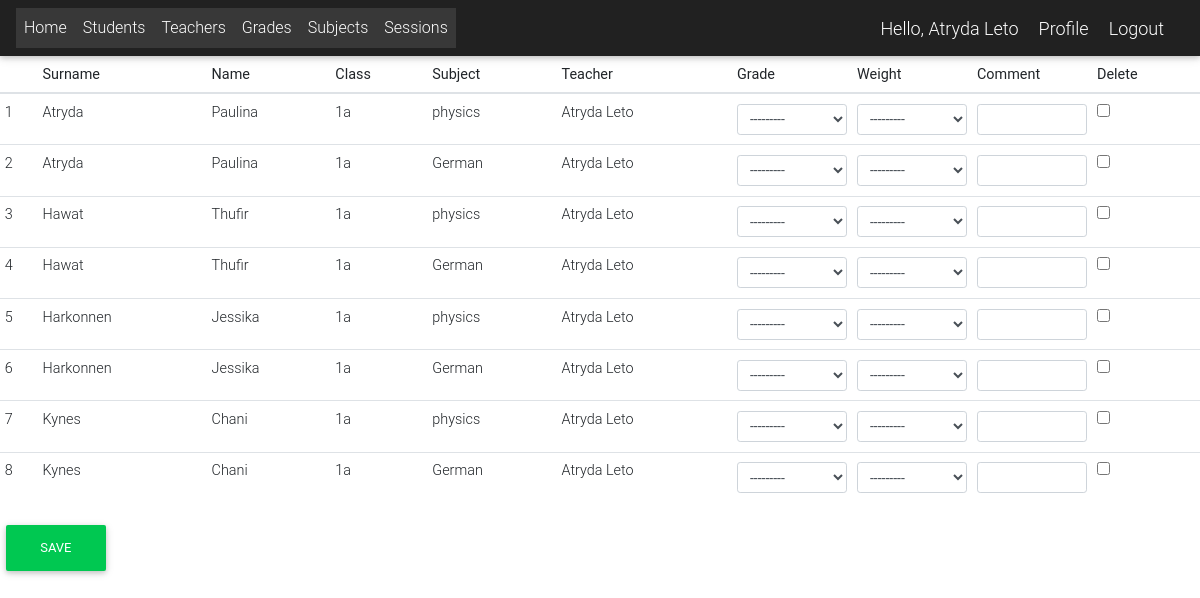
The page /edit_grade/ (signed in) on the database as committed earlier.
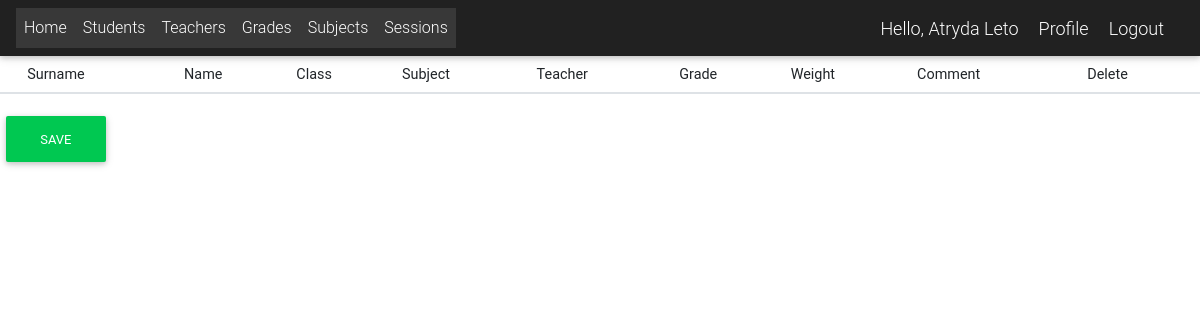
The same page on the database as committed later.
### app/models.py (models this page shows, shortened)
class Grade(models.Model):
    student = models.ForeignKey(Student, on_delete=models.SET_NULL, null=True)
    teacher = models.ForeignKey(Teacher, on_delete=models.SET_NULL, null=True)
    subject = models.ForeignKey(Subject, on_delete=models.SET_NULL, null=True)
    date = models.DateField(blank=True, null=True)
    grade = models.CharField(choices=GRADE, max_length=1, blank=True)
    weight = models.CharField(choices=WEIGHT, max_length=1, blank=True)
    comment = models.CharField(max_length=200, blank=True)

class Student(models.Model):
    user = models.OneToOneField(User, on_delete=models.CASCADE)
    id_number = models.CharField(max_length=20, unique=True)
    students_class = models.CharField(choices=BRANCH, max_length=1, blank=True, null=True)
    year = models.CharField(choices=YEAR, max_length=1, blank=True, null=True)

class User(AbstractUser):
    is_student = models.BooleanField(default=False)
    is_teacher = models.BooleanField(default=False)
    is_director = models.BooleanField(default=False)
    phone = models.CharField(max_length=60, blank=True, null=True)
    address = models.CharField(max_length=60, blank=True, null=True)
    email = models.EmailField(blank=True, null=True)
    username_validator = ASCIIUsernameValidator()
    def get_full_name(self):
        full_name = self.username
        if self.first_name and self.last_name:
            full_name = self.last_name + " " + self.first_name
        return full_name

class Subject(models.Model):
    subjectName = models.CharField(choices=SUBJECTS, max_length=200)
    subjectCode = models.CharField(max_length=200, unique=True)
    teacher = models.ForeignKey(Teacher, on_delete=models.SET_NULL, null=True)
    classroom = models.IntegerField(unique=False, null=True)
    description = models.TextField(max_length=200, blank=True)
    day = models.CharField(choices=DAY, max_length=200)
    number = models.CharField(choices=NUMBER, max_length=200)
    session = models.ForeignKey(Session, on_delete=models.SET_NULL, null=True)
    semester = models.CharField(choices=SEMESTER, max_length=200)
    branch = models.CharField(choices=BRANCH, max_length=1, blank=True, null=True)
    year = models.CharField(choices=YEAR, max_length=1, blank=True, null=True)

class Teacher(models.Model):
    user = models.OneToOneField(User, on_delete=models.CASCADE)

### app/decorators.py (the view)
    def wrapped_func(request, *args, **kwargs):
        request = is_logged_in(request)
        resp = func(request, *args, **kwargs)
        return resp

### app/utils.py (called while the page is built)
def is_logged_in(request):
    if request.user.is_authenticated:
        return request
    raise PermissionDenied

### app/views.py (called while the page is built)
@login_required
@teacher_required()
def edit_grades(request):
    if request.method == "POST":
        form = EditGrades(request.POST)
        if form.is_valid():
            form.save()
            messages.success(request, "Grades successfully updated")
            return redirect("edit_grades")
    else:
        if request.user.is_superuser:
            grades = Grade.objects.all()
        else:
            grades = Grade.objects.filter(teacher=request.user.teacher)
        form = EditGrades(queryset=grades)
    return render(request, "grades/edit_grades.html", {"formset": form})

### templates/grades/edit_grades.html (shortened to what this page needs)
{% extends 'Links.html' %}
{% load widget_tweaks %}
{% block content %}
    <form method="POST">
        <table id="studenttable" class="table table-sm">
            <thead>
            <tr>
                <th></th>
                <th>Surname</th>
                <th>Name</th>
                <th>Class</th>
                <th>Subject</th>
                <th>Teacher</th>
                <th>Grade</th>
                <th>Weight</th>
                <th>Comment</th>
                <th>Delete</th>
            </tr>
            </thead>
            <tbody>
            {% for form in formset %}
                <tr>
                    <td>{{ forloop.counter }}</td>
                    <td>{{ form.instance.student.user.last_name }}</td>
                    <td>{{ form.instance.student.user.first_name }}</td>
                    <td>{{ form.instance.student.year }}{{ form.instance.student.students_class }}</td>
                    <td>{{ form.instance.subject.subjectName }}</td>
                    <td>{{ form.instance.subject.teacher.user.get_full_name }}</td>
                    <td style="width: 10%;">{{ form.grade| add_class:"form-control form-control-sm" }}</td>
                    <td style="width: 10%;">{{ form.weight | add_class:"form-control form-control-sm" }}</td>
                    <td style="width: 10%;">{{ form.comment | add_class:"form-control form-control-sm" }}</td>
                    <td>{{ form.DELETE }}</td>
                </tr>
            {% endfor %}
            </tbody>
        </table>
        <input type="submit" class="btn btn-success" value="Save">
    </form>
{% endblock content %}

Rows that differ between the two databases and show on the page:
removed Grade: instance.student.user.last_name "Atryda", instance.student.user.first_name "Paulina", instance.student.year "1", instance.student.students_class "a", instance.subject.subjectName "physics", instance.subject.teacher.user.get_full_name "Atryda Leto"
removed Grade: instance.student.user.last_name "Atryda", instance.student.user.first_name "Paulina", instance.student.year "1", instance.student.students_class "a", instance.subject.subjectName "German", instance.subject.teacher.user.get_full_name "Atryda Leto"
removed Grade: instance.student.user.last_name "Hawat", instance.student.user.first_name "Thufir", instance.student.year "1", instance.student.students_class "a", instance.subject.subjectName "physics", instance.subject.teacher.user.get_full_name "Atryda Leto"
removed Grade: instance.student.user.last_name "Hawat", instance.student.user.first_name "Thufir", instance.student.year "1", instance.student.students_class "a", instance.subject.subjectName "German", instance.subject.teacher.user.get_full_name "Atryda Leto"
removed Grade: instance.student.user.last_name "Harkonnen", instance.student.user.first_name "Jessika", instance.student.year "1", instance.student.students_class "a", instance.subject.subjectName "physics", instance.subject.teacher.user.get_full_name "Atryda Leto"
removed Grade: instance.student.user.last_name "Harkonnen", instance.student.user.first_name "Jessika", instance.student.year "1", instance.student.students_class "a", instance.subject.subjectName "German", instance.subject.teacher.user.get_full_name "Atryda Leto"
removed Grade: instance.student.user.last_name "Kynes", instance.student.user.first_name "Chani", instance.student.year "1", instance.student.students_class "a", instance.subject.subjectName "physics", instance.subject.teacher.user.get_full_name "Atryda Leto"
removed Grade: instance.student.user.last_name "Kynes", instance.student.user.first_name "Chani", instance.student.year "1", instance.student.students_class "a", instance.subject.subjectName "German", instance.subject.teacher.user.get_full_name "Atryda Leto"
Other text that changed with them:
list line gone: "1 --------- ---------  ☐"
list line gone: "2 --------- ---------  ☐"
list line gone: "3 --------- ---------  ☐"
list line gone: "4 --------- ---------  ☐"
list line gone: "5 --------- ---------  ☐"
list line gone: "6 --------- ---------  ☐"
list line gone: "7 --------- ---------  ☐"
list line gone: "8 --------- ---------  ☐"
